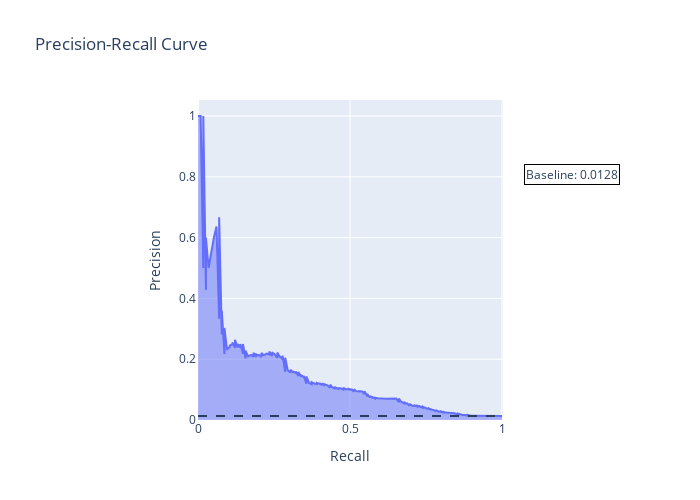

The notebook cell this image was saved under:
### Code cell
# Predict on y test
y_pred = best_model.predict_proba(X_test_gbm)[::,1]

precision, recall, thresholds = precision_recall_curve(y_test_gbm,  y_pred_gbm)

fig = px.area(
    x=recall, y=precision,
    title=f'Precision-Recall Curve',
    labels=dict(x='Recall', y='Precision'),
    width=700, height=500
)
fig.add_shape(
    type='line', line=dict(dash='dash'),
    x0=0, x1=1, y0=baseline, y1=baseline
)
fig.update_yaxes(scaleanchor="x", scaleratio=1)
fig.update_xaxes(constrain='domain')

fig.add_annotation(text=f'Baseline: {baseline:.4f}',
                    align='left',
                    showarrow=False,
                    xref='paper',
                    yref='paper',
                    x=1.0,
                    y=baseline,
                    bordercolor='black',
                    borderwidth=1)

fig.show()

### Figure 1 — Plotly figure (JSON) as saved in the notebook; plotly's stock layout.template omitted (floating-point values rounded to 4 significant figures; data arrays with more than 128 entries replaced by an {"elided": "..."} marker saying what was removed)
{"data": [{"fillpattern": {"shape": ""}, "hovertemplate": "Recall=%{x}<br>Precision=%{y}<extra></extra>", "legendgroup": "", "line": {"color": "#636efa"}, "marker": {"symbol": "circle"}, "mode": "lines", "name": "", "orientation": "v", "showlegend": false, "stackgroup": "1", "type": "scatter", "x": {"elided": "8995 float values"}, "xaxis": "x", "y": {"elided": "8995 float values"}, "yaxis": "y"}], "layout": {"annotations": [{"align": "left", "bordercolor": "black", "borderwidth": 1, "showarrow": false, "text": "Baseline: 0.0128", "x": 1, "xref": "paper", "y": 0.8, "yref": "paper"}], "height": 500, "legend": {"tracegroupgap": 0}, "shapes": [{"line": {"dash": "dash"}, "type": "line", "x0": 0, "x1": 1, "y0": 0.01278, "y1": 0.01278}], "title": {"text": "Precision-Recall Curve"}, "width": 700, "xaxis": {"anchor": "y", "constrain": "domain", "domain": [0, 1], "title": {"text": "Recall"}}, "yaxis": {"anchor": "x", "domain": [0, 1], "scaleanchor": "x", "scaleratio": 1, "title": {"text": "Precision"}}}}
